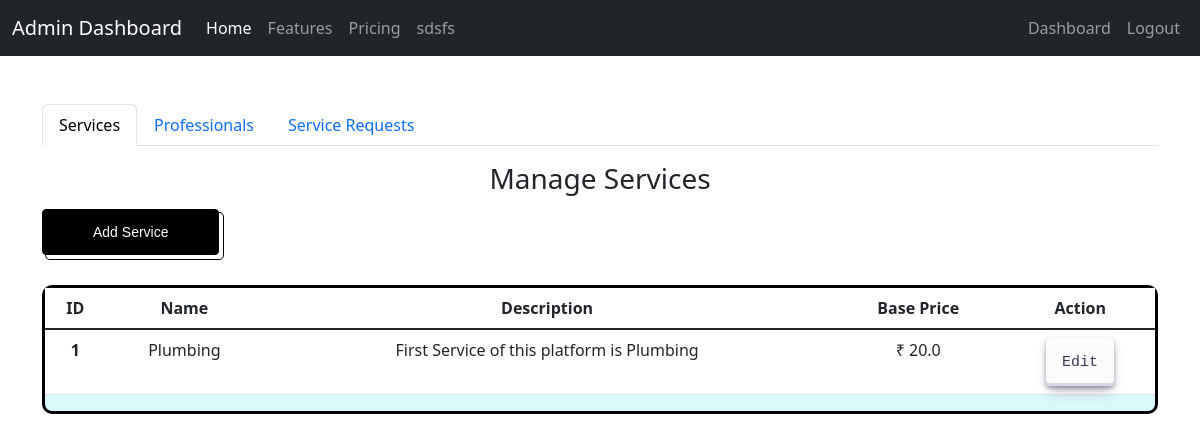
The page /admin on the database its author committed.
### application/models.py (models this page shows)
class Service(db.Model):
    id = db.Column(db.Integer, primary_key=True)
    name = db.Column(db.String(150), nullable=False)
    price = db.Column(db.Float, nullable=False)
    description = db.Column(db.String(250))
    time_required = db.Column(db.Integer, default='2 Days')

### application/controllers.py (the view)
@app.route('/admin', methods=['GET','POST'])
def admin():
    professionals = Professional.query.all()
    services = Service.query.all()
    service_request= ServiceRequest.query.all()
    return render_template('a_dash.html', professionals= professionals, services= services, service_request=service_request)

### templates/a_dash.html (shortened to what this page needs)
<!DOCTYPE html>
<html lang="en">
<head>
    <link href="https://cdn.jsdelivr.net/npm/bootstrap@5.3.0-alpha1/dist/css/bootstrap.min.css" rel="stylesheet">
    <link rel="stylesheet" href="/static/common.css">
</head>
<body>
    <nav class="navbar navbar-expand-lg navbar-dark bg-dark">
        <div class="container-fluid">
            <a class="navbar-brand" href="#">Admin Dashboard</a>
            <div class="collapse navbar-collapse" id="navbarNav">
                <ul class="navbar-nav ms" >
                    <li class="nav-item">
                        <a class="nav-link active" aria-current="page" href="#">Home</a>
                      </li>
                      <li class="nav-item">
                        <a class="nav-link" href="#">Features</a>
                      </li>
                      <li class="nav-item">
                        <a class="nav-link" href="#">Pricing</a>
                      </li>
                        <a class="nav-link" href="#">sdsfs</a>
                </ul>
                <ul class="navbar-nav ms-auto">
                    <li class="nav-item"><a class="nav-link" href="/admin_dashboard">Dashboard</a></li>
                    <li class="nav-item"><a class="nav-link" href="/logout">Logout</a></li>
                </ul>
            </div>
        </div>
    </nav>
    <div class="container mt-5">
        <ul class="nav nav-tabs" id="adminTab" role="tablist">
            <li class="nav-item" role="presentation">
                <button class="nav-link active" id="services-tab" data-bs-toggle="tab" data-bs-target="#services" type="button" role="tab" aria-controls="services" aria-selected="true">Services</button>
            </li>
            <li class="nav-item" role="presentation">
                <button class="nav-link" id="professionals-tab" data-bs-toggle="tab" data-bs-target="#professionals" type="button" role="tab" aria-controls="professionals" aria-selected="false">Professionals</button>
            </li>
            <li class="nav-item" role="presentation">
                <button class="nav-link" id="service-requests-tab" data-bs-toggle="tab" data-bs-target="#service-requests" type="button" role="tab" aria-controls="service-requests" aria-selected="false">Service Requests</button>
            </li>
        </ul>
        <div class="tab-content mt-3" id="adminTabContent">
            <div class="tab-pane fade show active" id="services" role="tabpanel" aria-labelledby="services-tab">
                <h3 style="display: flex; justify-content: center; padding-bottom: 5px;">Manage Services</h3>
                <a href="/add_service" >
                    <button class="button-50" role="button"  >Add Service</button>
                </a>
                 <div class="tableMain" >
                    <table class="table">
                        <thead>
                          <tr>
                            <th scope="col">ID</th>
                            <th scope="col">Name</th>
                            <th scope="col">Description</th>
                            <th scope="col">Base Price</th>
                            <th scope="col">Action</th>
                          </tr>
                        </thead>
                        <tbody class="table-group-divider">
                        {% for service in services %}
                          <tr>
                            <th scope="row">{{loop.index}}</th>
                            <td>{{service.name}}</td>
                            <td>{{service.description}}</td>
                            <td>₹ {{service.price}}</td>
                            <td><a href="/editservice/{{service.id}}">
                                <button class="button-30" role="button">Edit</button>
                                </a></td>
                          </tr>
                        {% endfor %}
                        </tbody>
                      </table>
                 </div>
            </div>
    </div>
</body>
</html>

### static/common.css (style rules this page uses)
.tableMain { border: solid black ; border-radius: 10px; margin-top: 20px; background-color: #daf7f9; }
.table { text-align: center; }
.button-50 { appearance: button; background-color: #000; background-image: none; border: 1px solid #000; border-radius: 4px; box-shadow: #fff 4px 4px 0 0,#000 4px 4px 0 1px; box-sizing: border-box; color: #fff; cursor: pointer; display: inline-block; font-family: ITCAvantGardeStd-Bk,Arial,sans-serif; font-size: 14px; font-weight: 400; line-height: 20px; margin: 0 5px 10px 0; overflow: visible; padding: 12px 40px; text-align: center; text-transform: none; touch-action: manipulation; user-select: none; -webkit-user-select: none; vertical-align: middle; white-space: nowrap; }
@media (min-width: 768px) { .button-50 { padding: 12px 50px; } }
.button-30 { align-items: center; appearance: none; background-color: #FCFCFD; border-radius: 4px; border-width: 0; box-shadow: rgba(45, 35, 66, 0.4) 0 2px 4px,rgba(45, 35, 66, 0.3) 0 7px 13px -3px,#D6D6E7 0 -3px 0 inset; box-sizing: border-box; color: #36395A; cursor: pointer; display: inline-flex; font-family: "JetBrains Mono",monospace; height: 48px; justify-content: center; line-height: 1; list-style: none; overflow: hidden; padding-left: 16px; padding-right: 16px; position: relative; text-align: left; text-decoration: none; transition: box-shadow .15s,transform .15s; user-select: none; -webkit-user-select: none; touch-action: manipulation; white-space: nowrap; will-change: box-shadow,transform; font-size: 15px; }

### rows shown on the page
Service: name "Plumbing", description "First Service of this platform is Plumbing", price "20.0"
